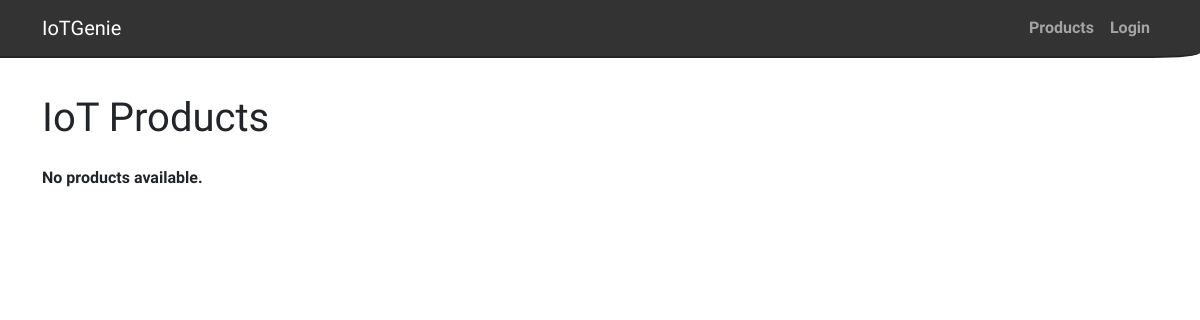
Before: /products/ with the older database file.
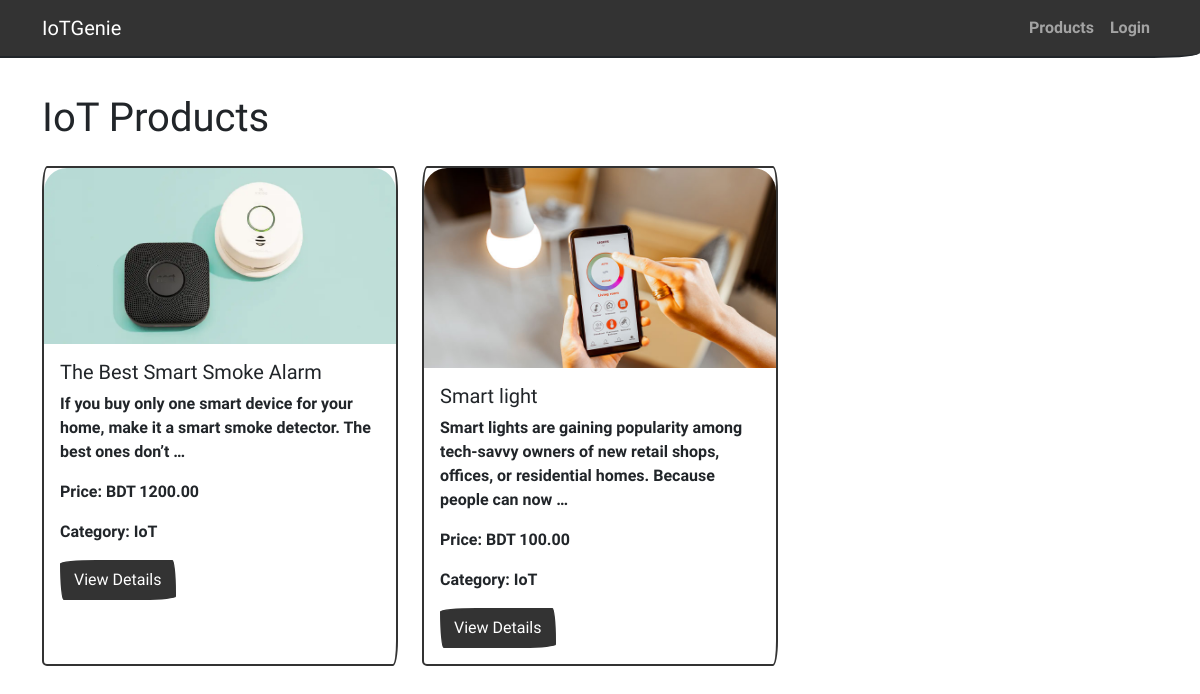
After: the same page with the newer database file.
### shop/models.py (models this page shows, shortened)
class Product(models.Model):
    name = models.CharField(max_length=200)
    description = models.TextField()
    price = models.DecimalField(max_digits=10, decimal_places=2)
    stock = models.PositiveIntegerField()
    category = models.CharField(max_length=100)
    image = models.ImageField(upload_to='products/', null=True, blank=True)
    created_at = models.DateTimeField(auto_now_add=True)
    updated_at = models.DateTimeField(auto_now=True)

### shop/views.py (the view)
# urls.py: path('', lambda request: redirect('product_list'), name='home'),
def product_list(request):
    products = Product.objects.all()
    return render(request, 'product_list.html', {'products': products})

### templates/product_list.html (shortened to what this page needs)
{% extends 'base.html' %}
{% block content %}
<h1 class="my-4">IoT Products</h1>
<div class="row">
    {% for product in products %}
    <div class="col-md-4 mb-4">
        <div class="card h-100">
            {% if product.image %}
            <img src="{{ product.image.url }}" class="card-img-top product-img" alt="{{ product.name }}">
            {% endif %}
            <div class="card-body">
                <h5 class="card-title">{{ product.name }}</h5>
                <p class="card-text">{{ product.description|truncatewords:20 }}</p>
                <p class="card-text"><strong>Price:</strong> BDT {{ product.price }}</p>
                <p class="card-text"><strong>Category:</strong> {{ product.category }}</p>
                <a href="{% url 'product_detail' product.id %}" class="btn btn-primary">View Details</a>
            </div>
        </div>
    </div>
    {% empty %}
    <p>No products available.</p>
    {% endfor %}
</div>
{% endblock %}

### templates/base.html (shortened to what this page needs)
{% load static %}
<!DOCTYPE html>
<html lang="en">
<head>
    <link href="{% static 'css/sketchy-bootstrap.min.css' %}" rel="stylesheet">
</head>
<body>
    <nav class="navbar navbar-expand-lg navbar-dark bg-primary fixed-top">
        <div class="container">
            <a class="navbar-brand" href="{% url 'product_list' %}">IoTGenie</a>
            <div class="collapse navbar-collapse" id="navbarNav">
                <ul class="navbar-nav ms-auto">
                    <li class="nav-item">
                        <a class="nav-link" href="{% url 'product_list' %}">Products</a>
                    </li>
                    {% if user.is_authenticated %}
                    <li class="nav-item">
                        <a class="nav-link" href="{% url 'cart_detail' %}">Cart</a>
                    </li>
                    <li class="nav-item">
                        <a class="nav-link" href="{% url 'order_list' %}">Orders</a>
                    </li>
                    <li class="nav-item">
                        <a class="nav-link" href="{% url 'logout' %}">Logout</a>
                    </li>
                    {% else %}
                    <li class="nav-item">
                        <a class="nav-link" href="{% url 'login' %}">Login</a>
                    </li>
                    {% endif %}
                </ul>
            </div>
        </div>
    </nav>
    <div class="container">
        {% block content %}
        {% endblock %}
    </div>
</body>
</html>

### templates/base.html (style rules this page uses)
body { padding-top: 70px; }
.product-img { max-height: 200px; object-fit: cover; }

Changed rows visible on the page:
added Product: image (picture), name "The Best Smart Smoke Alarm", description "If you buy only one smart device for your home, make it a smart smoke detector. The best ones don’t …", price "1200.00", category "IoT"
added Product: image (picture), name "Smart light", description "Smart lights are gaining popularity among tech-savvy owners of new retail shops, offices, or residential homes. Because people can now …", price "100.00", category "IoT"
Other visible differences:
text no longer shown: "No products available."
